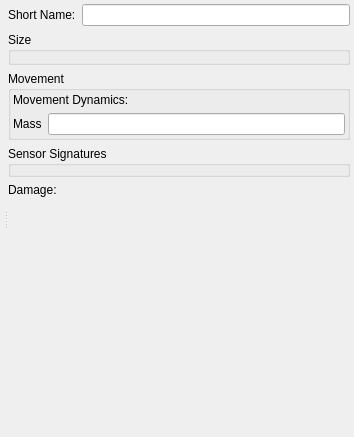
<?xml version="1.0" encoding="UTF-8"?>
<ui version="4.0">
 <class>Form</class>
 <widget class="QWidget" name="Form">
  <property name="geometry">
   <rect>
    <x>0</x>
    <y>0</y>
    <width>354</width>
    <height>437</height>
   </rect>
  </property>
  <property name="windowTitle">
   <string>Form</string>
  </property>
  <layout class="QVBoxLayout" name="verticalLayout_6">
   <property name="margin">
    <number>4</number>
   </property>
   <item>
    <widget class="QSplitter" name="splitter">
     <property name="orientation">
      <enum>Qt::Horizontal</enum>
     </property>
     <widget class="QWidget" name="layoutWidget">
      <layout class="QVBoxLayout" name="verticalLayout_5">
       <property name="margin">
        <number>0</number>
       </property>
       <item>
        <widget class="QWidget" name="myGeneralCanvas" native="true">
         <property name="sizePolicy">
          <sizepolicy hsizetype="MinimumExpanding" vsizetype="Fixed">
           <horstretch>0</horstretch>
           <verstretch>0</verstretch>
          </sizepolicy>
         </property>
         <property name="element_type" stdset="0">
          <string>general_canvas</string>
         </property>
        </widget>
       </item>
       <item>
        <widget class="QWidget" name="myDisplayCanvas" native="true">
         <property name="sizePolicy">
          <sizepolicy hsizetype="MinimumExpanding" vsizetype="MinimumExpanding">
           <horstretch>0</horstretch>
           <verstretch>0</verstretch>
          </sizepolicy>
         </property>
         <property name="minimumSize">
          <size>
           <width>0</width>
           <height>0</height>
          </size>
         </property>
         <property name="element_type" stdset="0">
          <string>display_widget_canvas</string>
         </property>
        </widget>
       </item>
      </layout>
     </widget>
     <widget class="QWidget" name="widget" native="true">
      <layout class="QVBoxLayout" name="verticalLayout_4">
       <property name="margin">
        <number>0</number>
       </property>
       <item>
        <layout class="QHBoxLayout" name="horizontalLayout">
         <item>
          <widget class="QLabel" name="short_name_label">
           <property name="text">
            <string>Short Name:</string>
           </property>
          </widget>
         </item>
         <item>
          <widget class="QLineEdit" name="short_name"/>
         </item>
        </layout>
       </item>
       <item>
        <widget class="QGroupBox" name="boundingVolumeGroupBox">
         <property name="title">
          <string>Size</string>
         </property>
         <layout class="QGridLayout" name="gridLayout">
          <property name="margin">
           <number>2</number>
          </property>
          <item row="0" column="0">
           <widget class="QWidget" name="bounding_volume" native="true"/>
          </item>
          <item row="1" column="0">
           <widget class="QWidget" name="bv_sp" native="true">
            <property name="sizePolicy">
             <sizepolicy hsizetype="MinimumExpanding" vsizetype="Preferred">
              <horstretch>0</horstretch>
              <verstretch>0</verstretch>
             </sizepolicy>
            </property>
            <property name="minimumSize">
             <size>
              <width>0</width>
              <height>0</height>
             </size>
            </property>
            <property name="calculate_bounding_volume" stdset="0">
             <bool>true</bool>
            </property>
            <property name="element_type" stdset="0">
             <string>bv_sp_calc_widget</string>
            </property>
           </widget>
          </item>
         </layout>
        </widget>
       </item>
       <item>
        <widget class="QGroupBox" name="movementGroupBox">
         <property name="title">
          <string>Movement</string>
         </property>
         <layout class="QVBoxLayout" name="verticalLayout">
          <property name="margin">
           <number>2</number>
          </property>
          <item>
           <layout class="QHBoxLayout" name="horizontalLayout_7">
            <item>
             <widget class="QLabel" name="movement_system_label">
              <property name="text">
               <string>Movement Dynamics:</string>
              </property>
             </widget>
            </item>
            <item>
             <widget class="QWidget" name="movement_system" native="true">
              <property name="category" stdset="0">
               <string>scripted-movement</string>
              </property>
              <property name="none-selected-text" stdset="0">
               <string>Immobile</string>
              </property>
              <property name="element_type" stdset="0">
               <string>single_system_selector</string>
              </property>
             </widget>
            </item>
           </layout>
          </item>
          <item>
           <layout class="QHBoxLayout" name="horizontalLayout_3">
            <item>
             <widget class="QLabel" name="mass_label">
              <property name="text">
               <string>Mass</string>
              </property>
             </widget>
            </item>
            <item>
             <widget class="QLineEdit" name="mass">
              <property name="source-units" stdset="0">
               <string>kilograms</string>
              </property>
              <property name="display-units" stdset="0">
               <string>kilograms</string>
              </property>
             </widget>
            </item>
           </layout>
          </item>
         </layout>
        </widget>
       </item>
       <item>
        <widget class="QGroupBox" name="sensorSignaturesGroupBox">
         <property name="title">
          <string>Sensor Signatures</string>
         </property>
         <layout class="QVBoxLayout" name="verticalLayout_3">
          <property name="spacing">
           <number>2</number>
          </property>
          <property name="margin">
           <number>2</number>
          </property>
          <item>
           <widget class="QWidget" name="sensor_signatures" native="true">
            <property name="default-signatures" stdset="0">
             <string>visual-signature=2.0;radar-signature=10.0</string>
            </property>
           </widget>
          </item>
         </layout>
        </widget>
       </item>
       <item>
        <layout class="QHBoxLayout" name="horizontalLayout_8">
         <item>
          <widget class="QLabel" name="damage_system_label">
           <property name="text">
            <string>Damage:</string>
           </property>
          </widget>
         </item>
         <item>
          <widget class="QWidget" name="damage_system" native="true">
           <property name="category" stdset="0">
            <string>damage</string>
           </property>
           <property name="none-selected-text" stdset="0">
            <string>Undamagable</string>
           </property>
           <property name="element_type" stdset="0">
            <string>single_system_selector</string>
           </property>
          </widget>
         </item>
        </layout>
       </item>
       <item>
        <spacer name="verticalSpacer">
         <property name="orientation">
          <enum>Qt::Vertical</enum>
         </property>
         <property name="sizeHint" stdset="0">
          <size>
           <width>20</width>
           <height>205</height>
          </size>
         </property>
        </spacer>
       </item>
      </layout>
     </widget>
    </widget>
   </item>
  </layout>
 </widget>
 <resources/>
 <connections/>
</ui>
